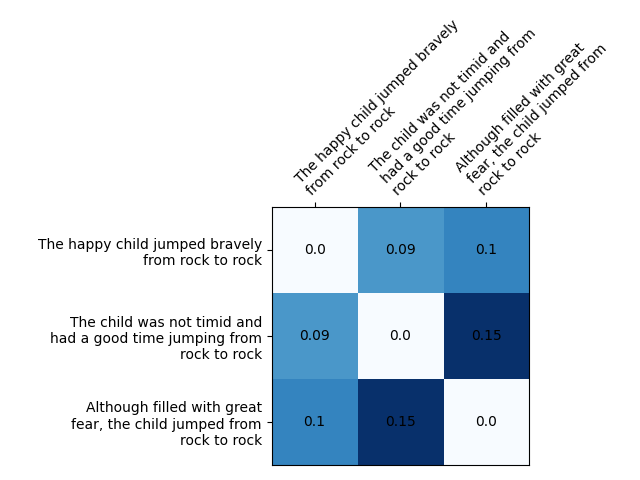

Source code (Python):
import os
import numpy as np
import textwrap
import matplotlib.pyplot as plt
from langchain_openai import OpenAIEmbeddings
from dotenv import load_dotenv

# ======================VISUALIZING EMBEDDINGS======================
# python function to calculate L2 distance between embeddings of 
# different words/sentences to find similarities. Plots a matrix to visualize
# the L2 metric in action
# ==================================================================

# Utils functions

def calculate_L2(v1, v2):
    return np.linalg.norm(v1 - v2)**2

def wrap_labels(labels, width):
    return ['\n'.join(textwrap.wrap(label, width)) for label in labels]

def plot(data, words):
    fig, ax = plt.subplots()
    ax.imshow(data, cmap='Blues')

    labels = wrap_labels(words, 30)
    ax.set_xticks(np.arange(len(words)), labels=labels)
    ax.set_yticks(np.arange(len(words)), labels=labels)

    ax.xaxis.tick_top()
    ax.xaxis.set_label_position('top')

    plt.setp(ax.get_xticklabels(), rotation=45, ha="left",
            rotation_mode="anchor")

    for i in range(len(words)):
        for j in range(len(words)):
            text = ax.text(j, i, round(data[i, j], 2),
                        ha="center", va="center")

    fig.tight_layout()
    plt.savefig('scores.png')



# Load API KEY
load_dotenv('/workspaces/GEN_AI_Masterclass/.env')
print('COURSE_KEY present?', os.getenv('COURSE_KEY') is not None)

api_key = os.getenv('COURSE_KEY')

# Embeddings
# ===================

embeddings = OpenAIEmbeddings(
    api_key=api_key
)

# Plotting examples

words = [
    "The happy child jumped bravely from rock to rock",
    "The child was not timid and had a good time jumping from rock to rock",
    "Although filled with great fear, the child jumped from rock to rock",
]

embs = [
    np.array(embeddings.embed_query(word)) for word in words
]

data = np.array([
    [calculate_L2(e1,e2) for e1 in embs] for e2 in embs
])

plot(data, words)